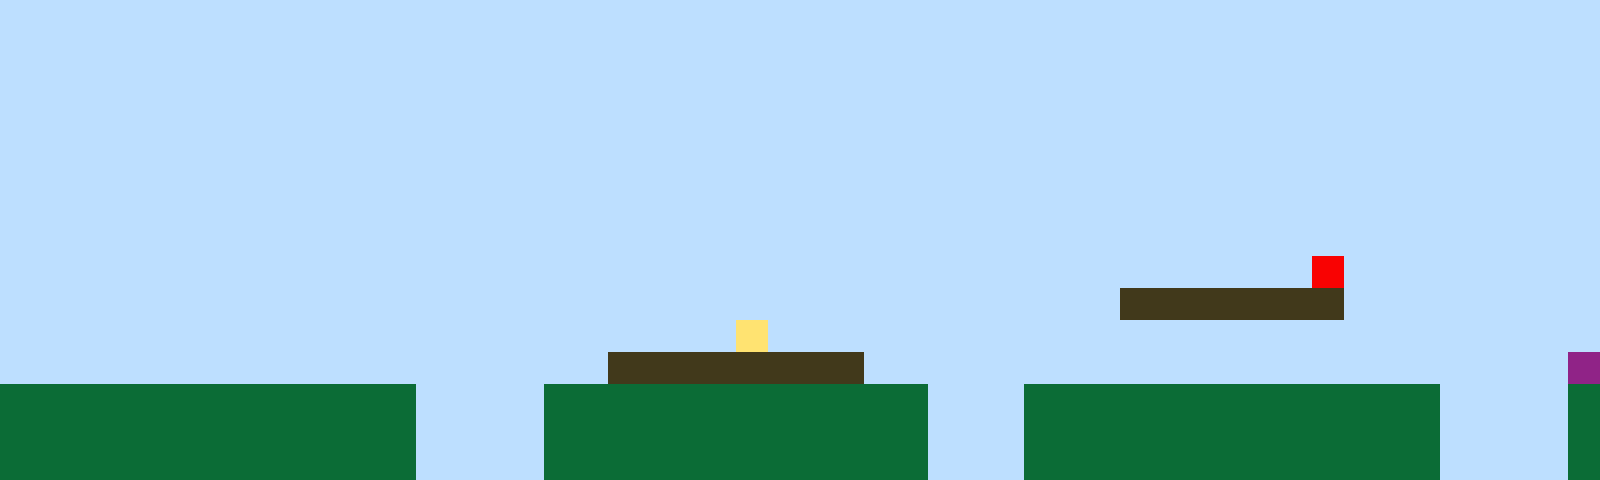

A level layout from a 2D game, rendered from its tile map. Below: a short description, then the map file with its tile-grid data intact:
An orthogonal 50x15 tile map with 32x32 px tiles, 1 tile layer (Tile Layer 1).

<map version="1.10" tiledversion="1.11.2" orientation="orthogonal" renderorder="right-up" width="50" height="15" tilewidth="32" tileheight="32" infinite="0" nextlayerid="2" nextobjectid="1"><editorsettings><export target="map1.csv" format="csv" /></editorsettings><tileset firstgid="1" name="sprites" tilewidth="32" tileheight="32" tilecount="6" columns="3"><image source="sprites.png" width="96" height="64" /></tileset><layer id="1" name="Tile Layer 1" width="50" height="15"><data encoding="csv">1,1,1,1,1,1,1,1,1,1,1,1,1,1,1,1,1,1,1,1,1,1,1,1,1,1,1,1,1,1,1,1,1,1,1,1,1,1,1,1,1,1,1,1,1,1,1,1,1,1,1,1,1,1,1,1,1,1,1,1,1,1,1,1,1,1,1,1,1,1,1,1,1,1,1,1,1,1,1,1,1,1,1,1,1,1,1,1,1,1,1,1,1,1,1,1,1,1,1,1,1,1,1,1,1,1,1,1,1,1,1,1,1,1,1,1,1,1,1,1,1,1,1,1,1,1,1,1,1,1,1,1,1,1,1,1,1,1,1,1,1,1,1,1,1,1,1,1,1,1,1,1,1,1,1,1,1,1,1,1,1,1,1,1,1,1,1,1,1,1,1,1,1,1,1,1,1,1,1,1,1,1,1,1,1,1,1,1,1,1,1,1,1,1,1,1,1,1,1,1,1,1,1,1,1,1,1,1,1,1,1,1,1,1,1,1,1,1,1,1,1,1,1,1,1,1,1,1,1,1,1,1,1,1,1,1,1,1,1,1,1,1,1,1,1,1,1,1,1,1,1,1,1,1,1,1,1,1,1,1,1,1,1,1,1,1,1,1,1,1,1,1,1,1,1,1,1,1,1,1,1,1,1,1,1,1,1,1,1,1,1,1,1,1,1,1,1,1,1,1,1,1,1,1,1,1,1,1,1,1,1,1,1,1,1,1,1,1,1,1,1,1,1,1,1,1,1,1,1,1,1,1,1,1,1,1,1,1,1,1,1,1,1,1,1,1,1,1,1,1,1,1,1,1,1,1,1,1,1,1,1,1,1,1,1,1,1,1,1,1,1,1,1,1,1,1,1,1,1,1,1,1,1,1,1,1,1,1,1,1,1,1,1,1,1,1,1,1,1,1,1,1,1,1,1,1,1,1,1,1,1,1,1,1,1,1,1,1,1,1,1,1,1,1,1,1,1,1,1,1,1,1,1,1,1,1,1,1,1,1,1,5,1,1,1,1,1,1,1,1,1,1,1,1,1,1,1,1,1,1,1,1,1,1,1,1,1,1,1,1,1,1,1,1,1,1,1,1,1,1,1,1,1,1,1,3,3,3,3,3,3,3,1,1,1,1,1,1,1,1,1,1,1,1,1,1,1,1,1,1,1,1,1,1,1,1,1,1,1,1,1,1,1,4,1,1,1,1,1,1,1,1,1,1,1,1,1,1,1,1,1,1,1,1,1,1,1,1,1,1,1,1,1,1,1,1,1,1,1,1,1,1,1,1,1,1,1,1,1,3,3,3,3,3,3,3,3,1,1,1,1,1,1,1,1,1,1,1,1,1,1,1,1,1,1,1,1,1,1,6,2,2,2,2,2,2,2,2,2,2,2,2,2,1,1,1,1,2,2,2,2,2,2,2,2,2,2,2,2,1,1,1,2,2,2,2,2,2,2,2,2,2,2,2,2,1,1,1,1,2,2,2,2,2,2,2,2,2,2,2,2,2,2,1,1,1,1,2,2,2,2,2,2,2,2,2,2,2,2,1,1,1,2,2,2,2,2,2,2,2,2,2,2,2,2,1,1,1,1,2,2,2,2,2,2,2,2,2,2,2,2,2,2,1,1,1,1,2,2,2,2,2,2,2,2,2,2,2,2,1,1,1,2,2,2,2,2,2,2,2,2,2,2,2,2,1,1,1,1,2</data></layer></map>
